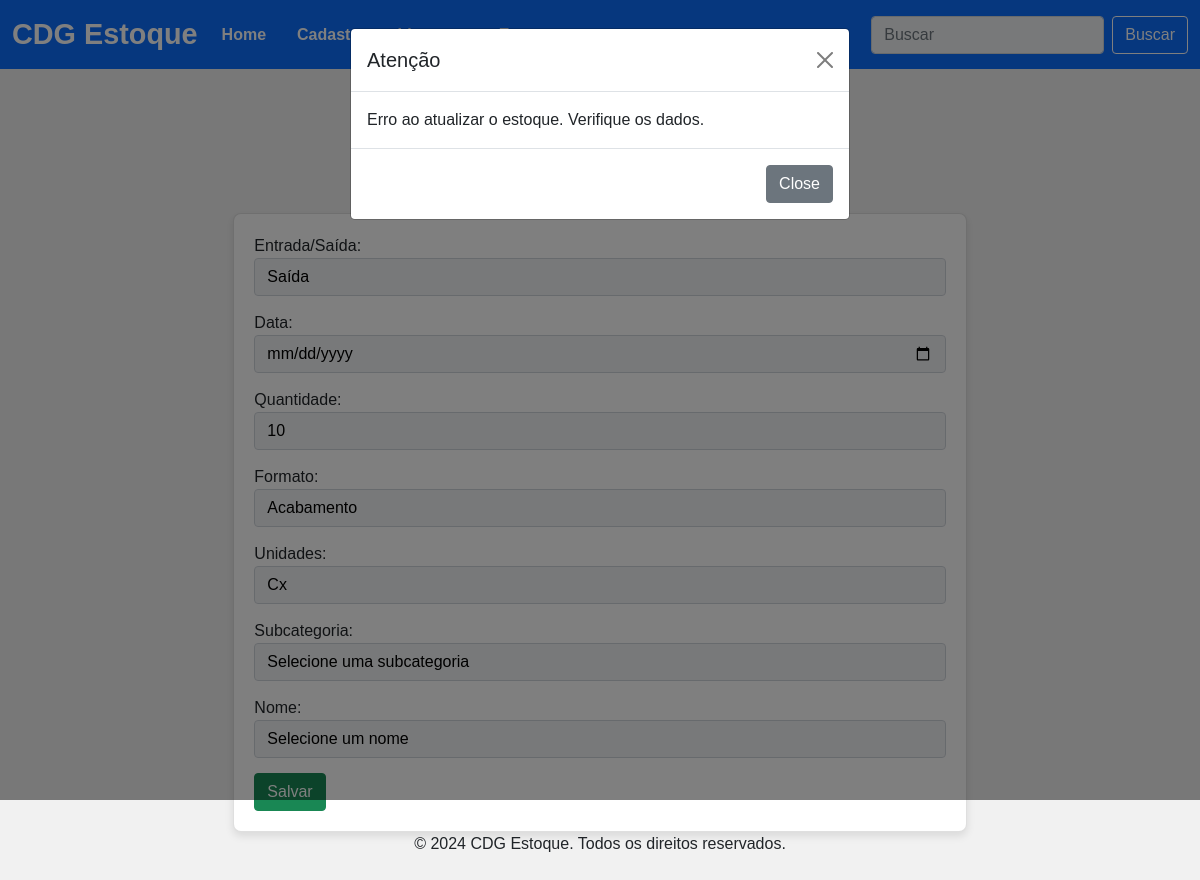
The app's page /update/38/ with its own data.
### app/models.py (models this page shows, shortened)
class Estoque(models.Model):
    entrada_saida = models.CharField(max_length=50)
    data = models.DateField()
    qtde = models.IntegerField()
    tipo = models.CharField(max_length=100)
    formato = models.CharField(max_length=100)
    nome = models.CharField(max_length=150)
    tipo_de_material = models.CharField(max_length=100)
    formato_da_folha = models.CharField(max_length=100)
    folha = models.CharField(max_length=100)

### app/views.py (the view)
# urls.py: path('update/<int:pk>/', update, name='update'),
def update(request, pk):
    try:
        estoque = get_object_or_404(Estoque, pk=pk)
        form = EstoqueForm(request.POST or None, instance=estoque)
        if form.is_valid():
            form.save()
            messages.success(request, 'O estoque foi atualizado com sucesso!')
            return redirect('home')
        else:
            messages.error(request, 'Erro ao atualizar o estoque. Verifique os dados.')
        data = {'form': form}
        return render(request, 'form.html', data)
    except Exception as e:
        messages.error(request, f"Erro ao atualizar o estoque: {e}")
        return redirect('home')

### app/forms.py
class EstoqueForm(ModelForm):
    class Meta:
        model = Estoque
        fields = ['entrada_saida', 'data', 'qtde', 'tipo', 'formato', 'nome', 'tipo_de_material', 'formato_da_folha', 'folha']

### app/templates/form.html (shortened to what this page needs)
<!DOCTYPE html>
<html lang="pt-br">
<head>
    <link href="https://cdn.jsdelivr.net/npm/bootstrap@5.0.2/dist/css/bootstrap.min.css" rel="stylesheet">
</head>
<body>
  <nav class="navbar navbar-expand-lg navbar-light bg-primary">
    <div class="container-fluid">
      <a class="navbar-brand" href="#">CDG Estoque</a>
      <div class="collapse navbar-collapse" id="navbarSupportedContent">
        <ul class="navbar-nav me-auto mb-2 mb-lg-0">
          <li class="nav-item">
            <a class="nav-link active" href="/">Home</a>
          </li>
          <li class="nav-item">
            <a class="nav-link" href="/form">Cadastro</a>
          </li>
          <li class="nav-item">
            <a class="nav-link" href="/home">Listagem</a>
          </li>
          <li class="nav-item">
            <a class="nav-link" href="/estoque">Estoque</a>
          </li>
        </ul>
        <form class="d-flex">
          <input class="form-control me-2" type="search" placeholder="Buscar" aria-label="Buscar">
          <button class="btn btn-outline-success" type="submit">Buscar</button>
        </form>
      </div>
    </div>
  </nav>
  <div class="container mt-3">
    <header class="text-center">
        <h1>Cadastro de Movimentação</h1>
    </header>
    <div class="col-12 col-sm-12 col-md-8 col-lg-8 col-xl-8 col-xxl-8 m-auto">
        <div id="inicial">
        <div class="card">
          <form action="{% if form.instance.pk %}/update/{{ form.instance.pk }}/{% else %}/create/{% endif %}" method="POST" >
              <div class="form-group">
                  <label for="entrada_saida">Entrada/Saída:</label>
                  <select id="entrada_saida" name="entrada_saida" class="form-control">
                      <option value="Saida" {% if form.entrada_saida.value == "Saida" %}selected{% endif %}>Saída</option>
                  </select>
              </div>
              <div class="form-group">
                  <label for="data">Data:</label>
                  <input type="date" id="data" name="data" class="form-control" value="{{ form.data.value|default_if_none:'' }}" required>
              </div>
              <div class="form-group">
                  <label for="qtde">Quantidade:</label>
                  <input type="number" id="qtde" name="qtde" class="form-control" value="{{ form.qtde.value|default_if_none:'' }}" required>
              </div>
              <div class="form-group">
                <label for="formato">Formato:</label>
                <select id="formato" name="formato" class="form-control" onchange="atualizaTipo(); atualizaSubcategoria()"  >
                    <option value="Acabamento" {% if form.formato.value == "Acabamento" %}selected{% endif %}>Acabamento</option>
                </select>
            </div>
              <div class="form-group">
                  <label for="tipo">Unidades:</label>
                  <select id="tipo" name="tipo" class="form-control" onchange="toggleEspecificacoes(this.value)">
                      <option value="Cx" {% if form.tipo.value == "Cx" %}selected{% endif %}>Cx</option>
                  </select>
              </div>
              <div class="form-group">
                  <label for="tipo_de_material">Subcategoria:</label>
                  <select id="tipo_de_material" name="tipo_de_material" class="form-control">
                      <option value="">Selecione uma subcategoria</option>
                  </select>
              </div>
              <div class="form-group">
                <label for="nome">Nome:</label>
                <select id="nome" name="nome" class="form-control" required>
                    <option value="">Selecione um nome</option>
                </select>
            </div>
              <input type="submit" class="btn btn-success" value="Salvar">
          </form>
        </div>
    </div>
        </div>
    <footer class="footer">
        <p>&copy; 2024 CDG Estoque. Todos os direitos reservados.</p>
    </footer>
  </div>
  {% if messages %}
  <div class="modal fade" data-bs-backdrop="static" data-bs-keyboard="false" tabindex="-1"
    aria-labelledby="staticBackdropLabel" aria-hidden="true" id="alert">
    <div class="modal-dialog">
      <div class="modal-content">
        <div class="modal-header">
          <h5 class="modal-title" id="staticBackdropLabel">Atenção</h5>
          <button type="button" class="btn-close" data-bs-dismiss="modal" aria-label="Close"></button>
        </div>
        <div class="modal-body">
            <span id="alert-message"></span>
        </div>
        <div class="modal-footer">
          <button onclick="loading-btn()" type="button" class="btn btn-secondary" data-bs-dismiss="modal">Close</button>
        </div>
      </div>
    </div>
  </div>
{% endif %}
</body>
</html>
    <script src="https://cdn.jsdelivr.net/npm/bootstrap@5.3.3/dist/js/bootstrap.min.js"></script></body>
</html>

### records on screen
Estoque: entrada_saida "Saída", formato "Acabamento", tipo "Cx"
